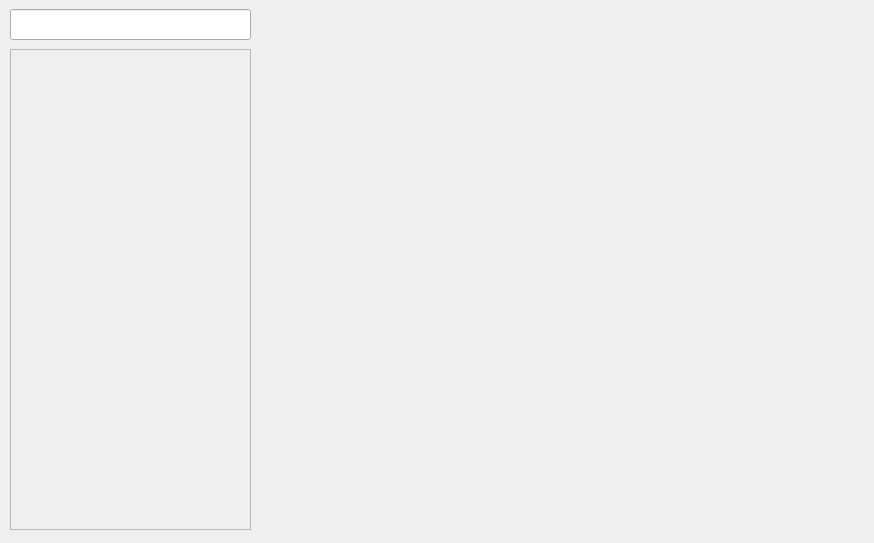
<?xml version="1.0" encoding="UTF-8"?>
<ui version="4.0">
 <class>MainWindow</class>
 <widget class="QMainWindow" name="MainWindow">
  <property name="geometry">
   <rect>
    <x>0</x>
    <y>0</y>
    <width>874</width>
    <height>543</height>
   </rect>
  </property>
  <property name="windowTitle">
   <string>MainWindow</string>
  </property>
  <widget class="QWidget" name="centralWidget">
   <widget class="QLineEdit" name="lineEdit">
    <property name="geometry">
     <rect>
      <x>10</x>
      <y>9</y>
      <width>241</width>
      <height>31</height>
     </rect>
    </property>
   </widget>
   <widget class="QScrollArea" name="scrollArea">
    <property name="geometry">
     <rect>
      <x>10</x>
      <y>49</y>
      <width>241</width>
      <height>481</height>
     </rect>
    </property>
    <property name="widgetResizable">
     <bool>true</bool>
    </property>
    <widget class="QWidget" name="scrollAreaWidgetContents">
     <property name="geometry">
      <rect>
       <x>0</x>
       <y>0</y>
       <width>239</width>
       <height>479</height>
      </rect>
     </property>
    </widget>
   </widget>
   <widget class="QWidget" name="widget" native="true">
    <property name="geometry">
     <rect>
      <x>260</x>
      <y>10</y>
      <width>521</width>
      <height>81</height>
     </rect>
    </property>
   </widget>
  </widget>
 </widget>
 <layoutdefault spacing="6" margin="11"/>
 <resources/>
 <connections/>
</ui>
